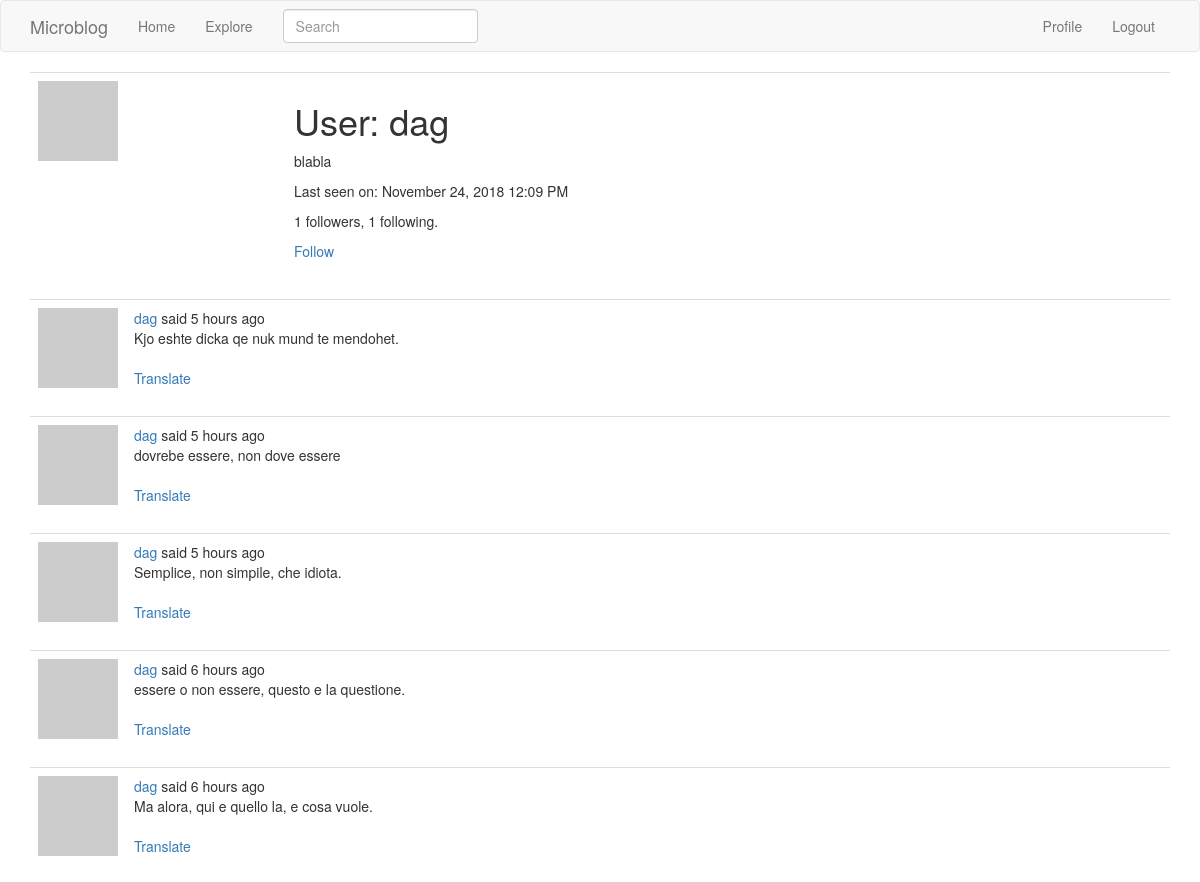
Page /user/dag (signed in, upper part) on the earlier database version.
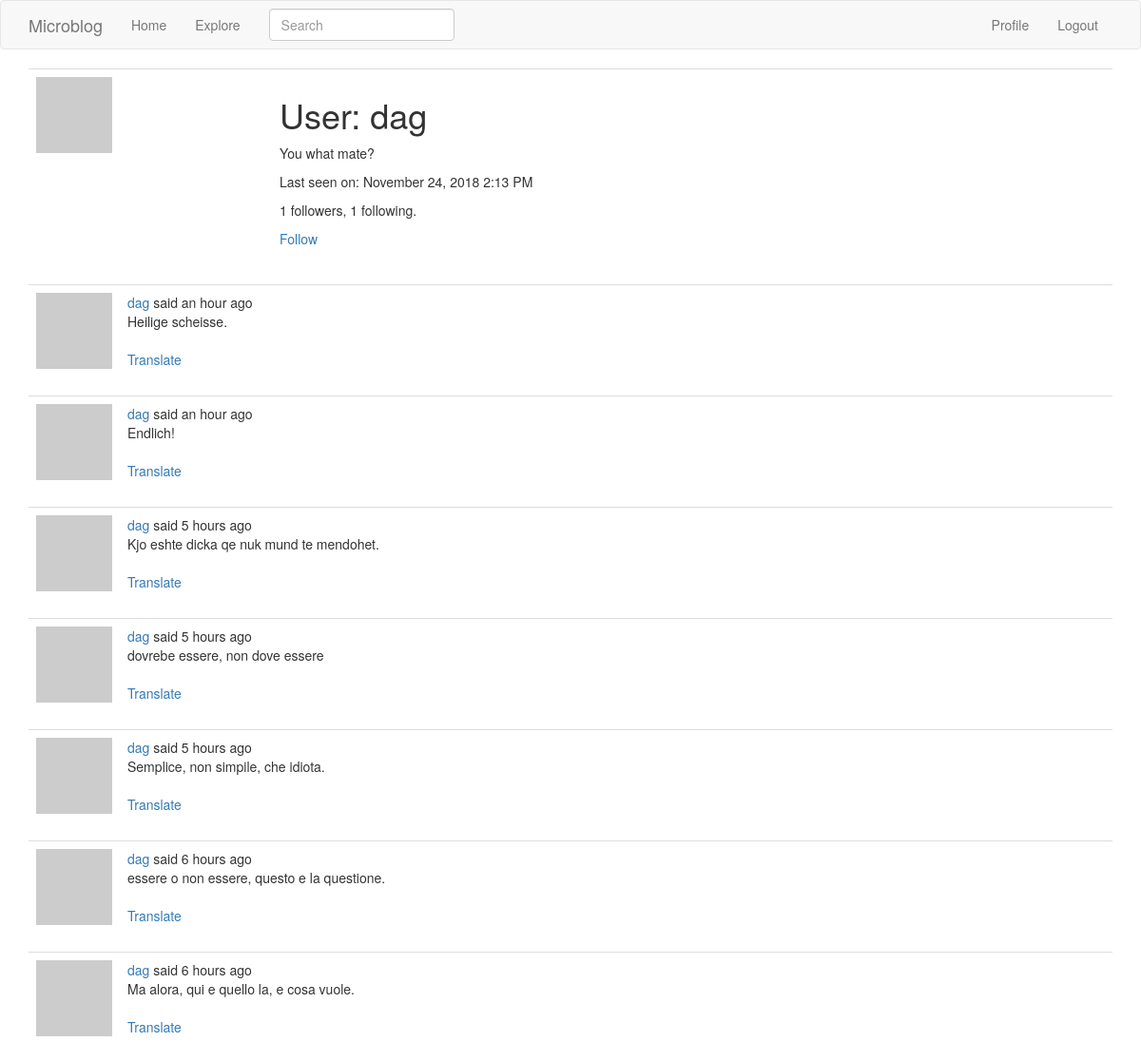
Same page on the later database version.
### app/models.py (models this page shows, shortened)
class User(UserMixin, db.Model):
    id = db.Column(db.Integer, primary_key=True)
    username = db.Column(db.String(64), index=True, unique=True)
    email = db.Column(db.String(120), index=True, unique=True)
    password_hash = db.Column(db.String(128))
    posts = db.relationship('Post', backref='author', lazy='dynamic')
    about_me = db.Column(db.String(140))
    last_seen = db.Column(db.DateTime, default=datetime.utcnow)
    followed = db.relationship(
        'User', secondary=followers,
        primaryjoin=(followers.c.follower_id == id),
        secondaryjoin=(followers.c.followed_id == id),
        backref=db.backref('followers', lazy='dynamic'), lazy='dynamic'
    )
    def avatar(self, size):
        digest = md5(self.email.lower().encode('utf-8')).hexdigest()
        return 'https://www.gravatar.com/avatar/{}?d=identicon&s={}'.format(digest, size)
    def is_following(self, user):
        return self.followed.filter(
            followers.c.followed_id == user.id).count() > 0

class SearchableMixin(object):
    @classmethod
    def before_commit(cls, session):
        session._changes = {
            'add': list(session.new),
            'update': list(session.dirty),
            'delete': list(session.deleted)
        }
    @classmethod
    def after_commit(cls, session):
        for obj in session._changes['add']:
            if isinstance(obj, SearchableMixin):
                add_to_index(obj.__tablename__, obj)
        for obj in session._changes['update']:
            if isinstance(obj, SearchableMixin):
                add_to_index(obj.__tablename__, obj)
        for obj in session._changes['delete']:
            if isinstance(obj, SearchableMixin):
                add_to_index(obj.__tablename__, obj)
        session._changes = None

class Post(SearchableMixin, db.Model):
    __searchable__ = ['body']
    id = db.Column(db.Integer, primary_key=True)
    body = db.Column(db.String(140))
    timestamp = db.Column(db.DateTime, index=True, default=datetime.utcnow)
    user_id = db.Column(db.Integer, db.ForeignKey('user.id'))
    language = db.Column(db.String(5))

### app/main/routes.py (the view)
@bp.route('/user/<username>')
@login_required
def user(username):
    user = User.query.filter_by(username=username).first_or_404()
    page = request.args.get('page', 1, type=int)
    posts = user.posts.order_by(Post.timestamp.desc()).paginate(
                page, current_app.config['POSTS_PER_PAGE'], False)
    next_url = url_for('main.user', username=user.username, page=posts.next_num) \
        if posts.has_next else None
    prev_url = url_for('main.user', username=user.username, page=posts.prev_num) \
        if posts.has_prev else None
    return render_template('user.html', user=user, posts=posts.items, next_url=next_url, prev_url=prev_url)

### app/main/forms.py
class SearchForm(FlaskForm):
    q = StringField(_l('Search'), validators=[DataRequired()])
    def __init__(self, *args, **kwargs):
        if 'formdata' not in kwargs:
            kwargs['formdata'] = request.args
        if 'csrf_enabled' not in kwargs:
            kwargs['csrf_enabled'] = False
        super().__init__(*args, **kwargs)

### app/main/routes.py (called while the page is built)
@bp.before_app_request
def before_request():
    if current_user.is_authenticated:
        current_user.last_seen = datetime.utcnow()
        db.session.commit()
        g.search_form = SearchForm()
    g.locale = str(get_locale())

### app/models.py (called while the page is built)
@login.user_loader
def load_user(id):
    return User.query.get(int(id))

### app/templates/user.html (shortened to what this page needs)
{% extends "base.html" %}
{% block app_content %}
    <table class="table table-hover">
        <tr>
            <td width="256px"><img src="{{ user.avatar(128) }}"></td>
            <td>
                <h1>{{_('User: %(username)s', username=user.username)}}</h1>
                {% if user.about_me %}<p>{{ user.about_me }}</p>{% endif %}
                {% if user.last_seen %}
                    <p>{{_('Last seen on: %(when)s', when=moment(user.last_seen).format('LLL') )}}</p>
                {% endif %}
                <p>
                    {{_('%(followers)s followers, %(followed)s following.',
                    followers=user.followers.count(), followed=user.followed.count() )}}
                </p>
                {% if user ==  current_user %}
                    <p><a href="{{ url_for('main.edit_profile') }}">{{_('Edit your profile')}}</a></p>
                {% elif not current_user.is_following(user) %}
                    <p><a href="{{ url_for('main.follow', username=user.username) }}">{{_('Follow')}}</a></p>
                {% else %}
                    <p><a href="{{ url_for('main.unfollow', username=user.username) }}">{{_('Unfollow')}}</a></p>
                {% endif %}
            </td>
        </tr>
    </table>
    {% for post in posts %}
        {% include '_post.html' %}
    {% endfor %}
{% endblock %}

### app/templates/_post.html (shortened to what this page needs)
<table class="table talbe-hover">
    <tr>
        <td width="70px">
            <a href="{{url_for('main.user', username=post.author.username)}}">
                <img src="{{ post.author.avatar(70) }}"/>
            </a>
        </td>
        <td>
            {{_('%(username)s said %(when)s',
                    username=user_link, when=moment(post.timestamp).fromNow() )}}
            <br>
            <span id="post{{post.id}}">{{ post.body }}</span>
            {%if post.language and post.language != g.locale%}
                <br><br>
                <span id="translation{{ post.id }}">
                        <a href="javascript:translate(
                                    '#post{{ post.id }}',
                                    '#translation{{ post.id }}',
                                    '{{ post.language }}',
                                    '{{ g.locale }}');">{{ _('Translate') }}</a>
                </span>
            {%endif%}
        </td>
    </tr>
</table>

Differences in the rows shown:
changed User "User: dag": about_me "blabla" → "You what mate?"; last_seen "Last seen on: November 24, 2018 12:09 PM" → "Last seen on: November 24, 2018 2:13 PM"
added Post: body "Heilige scheisse."
added Post: body "Endlich!"
